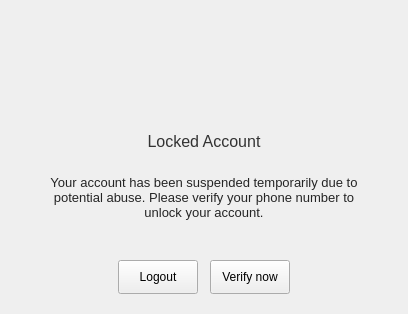
        <widget class="QWidget" name="pVerifySMSAccount">
         <layout class="QVBoxLayout" name="verticalLayout_11">
          <property name="spacing">
           <number>0</number>
          </property>
          <property name="leftMargin">
           <number>0</number>
          </property>
          <property name="topMargin">
           <number>0</number>
          </property>
          <property name="rightMargin">
           <number>0</number>
          </property>
          <property name="bottomMargin">
           <number>0</number>
          </property>
          <item>
           <widget class="QWidget" name="wContainerVerifySMS" native="true">
            <property name="styleSheet">
             <string notr="true">image: none;</string>
            </property>
            <layout class="QVBoxLayout" name="verticalLayout_13">
             <property name="spacing">
              <number>0</number>
             </property>
             <property name="leftMargin">
              <number>0</number>
             </property>
             <property name="topMargin">
              <number>0</number>
             </property>
             <property name="rightMargin">
              <number>0</number>
             </property>
             <property name="bottomMargin">
              <number>11</number>
             </property>
             <item>
              <widget class="QWidget" name="wVerifyIcon" native="true">
               <property name="sizePolicy">
                <sizepolicy hsizetype="Preferred" vsizetype="Fixed">
                 <horstretch>0</horstretch>
                 <verstretch>0</verstretch>
                </sizepolicy>
               </property>
               <property name="minimumSize">
                <size>
                 <width>0</width>
                 <height>70</height>
                </size>
               </property>
               <property name="maximumSize">
                <size>
                 <width>16777215</width>
                 <height>70</height>
                </size>
               </property>
               <layout class="QHBoxLayout" name="horizontalLayout_10">
                <property name="spacing">
                 <number>0</number>
                </property>
                <property name="leftMargin">
                 <number>0</number>
                </property>
                <property name="topMargin">
                 <number>0</number>
                </property>
                <property name="rightMargin">
                 <number>0</number>
                </property>
                <property name="bottomMargin">
                 <number>0</number>
                </property>
                <item>
                 <spacer name="horizontalSpacer_13">
                  <property name="orientation">
                   <enum>Qt::Horizontal</enum>
                  </property>
                  <property name="sizeHint" stdset="0">
                   <size>
                    <width>162</width>
                    <height>20</height>
                   </size>
                  </property>
                 </spacer>
                </item>
                <item>
                 <widget class="QToolButton" name="bVerifyIcon">
                  <property name="minimumSize">
                   <size>
                    <width>70</width>
                    <height>70</height>
                   </size>
                  </property>
                  <property name="maximumSize">
                   <size>
                    <width>70</width>
                    <height>70</height>
                   </size>
                  </property>
                  <property name="styleSheet">
                   <string notr="true">border: none;</string>
                  </property>
                  <property name="text">
                   <string/>
                  </property>
                  <property name="icon">
                   <iconset>
                    <normalon>:/images/locked_account_ico.png</normalon>
                   </iconset>
                  </property>
                  <property name="iconSize">
                   <size>
                    <width>70</width>
                    <height>70</height>
                   </size>
                  </property>
                 </widget>
                </item>
                <item>
                 <spacer name="horizontalSpacer_14">
                  <property name="orientation">
                   <enum>Qt::Horizontal</enum>
                  </property>
                  <property name="sizeHint" stdset="0">
                   <size>
                    <width>162</width>
                    <height>20</height>
                   </size>
                  </property>
                 </spacer>
                </item>
               </layout>
              </widget>
             </item>
             <item>
              <widget class="QWidget" name="wContainerVerifySMS_2" native="true">
               <property name="sizePolicy">
                <sizepolicy hsizetype="Preferred" vsizetype="Preferred">
                 <horstretch>0</horstretch>
                 <verstretch>0</verstretch>
                </sizepolicy>
               </property>
               <layout class="QVBoxLayout" name="verticalLayout_12">
                <property name="spacing">
                 <number>0</number>
                </property>
                <property name="leftMargin">
                 <number>50</number>
                </property>
                <property name="topMargin">
                 <number>60</number>
                </property>
                <property name="rightMargin">
                 <number>50</number>
                </property>
                <property name="bottomMargin">
                 <number>0</number>
                </property>
                <item>
                 <widget class="QWidget" name="wInsideContainerVerifySMS" native="true">
                  <layout class="QVBoxLayout" name="verticalLayout_14">
                   <property name="spacing">
                    <number>24</number>
                   </property>
                   <property name="leftMargin">
                    <number>0</number>
                   </property>
                   <property name="topMargin">
                    <number>2</number>
                   </property>
                   <property name="rightMargin">
                    <number>0</number>
                   </property>
                   <property name="bottomMargin">
                    <number>0</number>
                   </property>
                   <item>
                    <widget class="QLabel" name="lVerifySMSTitle">
                     <property name="sizePolicy">
                      <sizepolicy hsizetype="Preferred" vsizetype="Expanding">
                       <horstretch>0</horstretch>
                       <verstretch>0</verstretch>
                      </sizepolicy>
                     </property>
                     <property name="styleSheet">
                      <string notr="true">#lVerifySMSTitle
{
        color: #333333;
        font-family: &quot;Lato&quot;;
        font-size: 16px;
}</string>
                     </property>
                     <property name="text">
                      <string>Locked Account</string>
                     </property>
                     <property name="alignment">
                      <set>Qt::AlignCenter</set>
                     </property>
                    </widget>
                   </item>
                   <item>
                    <widget class="QLabel" name="lVerifySMSDesc">
                     <property name="sizePolicy">
                      <sizepolicy hsizetype="Preferred" vsizetype="Expanding">
                       <horstretch>0</horstretch>
                       <verstretch>0</verstretch>
                      </sizepolicy>
                     </property>
                     <property name="styleSheet">
                      <string notr="true">#lVerifySMSDesc
{
        color: rgba(0,0,0,0.85);
        font-family: &quot;Lato&quot;;
        font-size: 13px;
        line-height: 15px;
}</string>
                     </property>
                     <property name="text">
                      <string>Your account has been suspended temporarily due to potential abuse. Please verify your phone number to unlock your account.</string>
                     </property>
                     <property name="alignment">
                      <set>Qt::AlignCenter</set>
                     </property>
                     <property name="wordWrap">
                      <bool>true</bool>
                     </property>
                    </widget>
                   </item>
                  </layout>
                 </widget>
                </item>
                <item>
                 <spacer name="verticalSpacer_4">
                  <property name="orientation">
                   <enum>Qt::Vertical</enum>
                  </property>
                  <property name="sizeHint" stdset="0">
                   <size>
                    <width>20</width>
                    <height>40</height>
                   </size>
                  </property>
                 </spacer>
                </item>
               </layout>
              </widget>
             </item>
             <item>
              <widget class="QWidget" name="wVerifySMSButtons" native="true">
               <property name="sizePolicy">
                <sizepolicy hsizetype="Preferred" vsizetype="Preferred">
                 <horstretch>0</horstretch>
                 <verstretch>0</verstretch>
                </sizepolicy>
               </property>
               <property name="minimumSize">
                <size>
                 <width>0</width>
                 <height>0</height>
                </size>
               </property>
               <property name="maximumSize">
                <size>
                 <width>16777215</width>
                 <height>16777215</height>
                </size>
               </property>
               <layout class="QHBoxLayout" name="horizontalLayout_9">
                <property name="spacing">
                 <number>12</number>
                </property>
                <property name="topMargin">
                 <number>0</number>
                </property>
                <item>
                 <spacer name="horizontalSpacer_11">
                  <property name="orientation">
                   <enum>Qt::Horizontal</enum>
                  </property>
                  <property name="sizeHint" stdset="0">
                   <size>
                    <width>66</width>
                    <height>20</height>
                   </size>
                  </property>
                 </spacer>
                </item>
                <item>
                 <widget class="QPushButton" name="bVerifySMSLogout">
                  <property name="minimumSize">
                   <size>
                    <width>0</width>
                    <height>34</height>
                   </size>
                  </property>
                  <property name="maximumSize">
                   <size>
                    <width>16777215</width>
                    <height>34</height>
                   </size>
                  </property>
                  <property name="cursor">
                   <cursorShape>PointingHandCursor</cursorShape>
                  </property>
                  <property name="styleSheet">
                   <string notr="true"/>
                  </property>
                  <property name="text">
                   <string>Logout</string>
                  </property>
                 </widget>
                </item>
                <item>
                 <widget class="QPushButton" name="bVerifySMS">
                  <property name="minimumSize">
                   <size>
                    <width>0</width>
                    <height>34</height>
                   </size>
                  </property>
                  <property name="maximumSize">
                   <size>
                    <width>16777215</width>
                    <height>34</height>
                   </size>
                  </property>
                  <property name="cursor">
                   <cursorShape>PointingHandCursor</cursorShape>
                  </property>
                  <property name="styleSheet">
                   <string notr="true"/>
                  </property>
                  <property name="text">
                   <string>Verify now</string>
                  </property>
                 </widget>
                </item>
                <item>
                 <spacer name="horizontalSpacer_12">
                  <property name="orientation">
                   <enum>Qt::Horizontal</enum>
                  </property>
                  <property name="sizeHint" stdset="0">
                   <size>
                    <width>65</width>
                    <height>20</height>
                   </size>
                  </property>
                 </spacer>
                </item>
               </layout>
              </widget>
             </item>
            </layout>
           </widget>
          </item>
         </layout>
        </widget>
